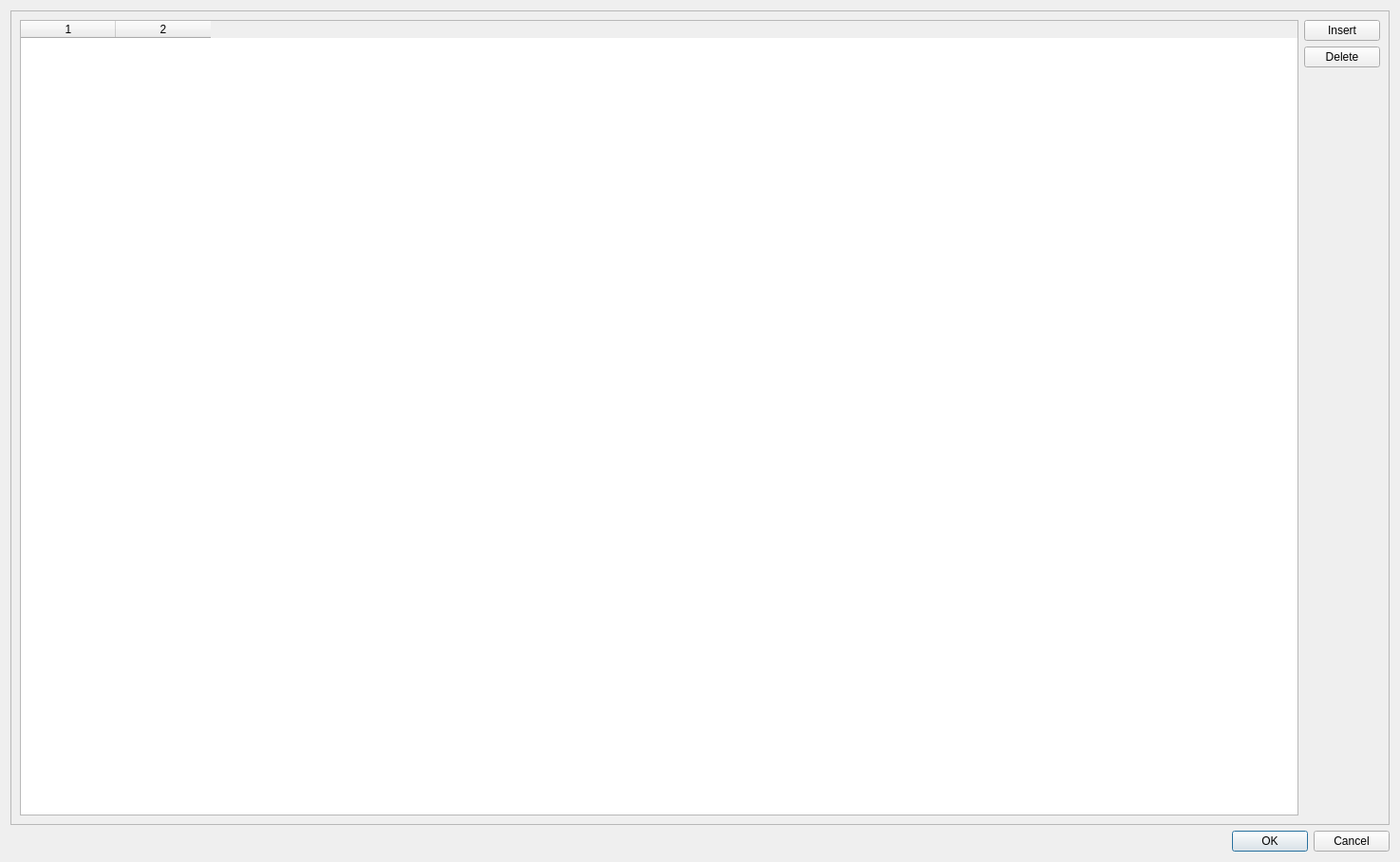
<?xml version="1.0" encoding="UTF-8"?>
<ui version="4.0">
 <class>PunchClockDialogBase</class>
 <widget class="QDialog" name="PunchClockDialogBase">
  <property name="geometry">
   <rect>
    <x>0</x>
    <y>0</y>
    <width>1475</width>
    <height>908</height>
   </rect>
  </property>
  <property name="windowTitle">
   <string>Dialog</string>
  </property>
  <layout class="QVBoxLayout" name="verticalLayout_2">
   <item>
    <widget class="QFrame" name="frame">
     <property name="frameShape">
      <enum>QFrame::StyledPanel</enum>
     </property>
     <property name="frameShadow">
      <enum>QFrame::Raised</enum>
     </property>
     <layout class="QHBoxLayout" name="horizontalLayout">
      <item>
       <widget class="QTableWidget" name="punchClockTable">
        <property name="columnCount">
         <number>2</number>
        </property>
        <column/>
        <column/>
       </widget>
      </item>
      <item>
       <layout class="QVBoxLayout" name="verticalLayout">
        <item>
         <widget class="QPushButton" name="insertButton">
          <property name="text">
           <string>Insert</string>
          </property>
         </widget>
        </item>
        <item>
         <widget class="QPushButton" name="deleteButton">
          <property name="text">
           <string>Delete</string>
          </property>
         </widget>
        </item>
        <item>
         <spacer name="verticalSpacer">
          <property name="orientation">
           <enum>Qt::Vertical</enum>
          </property>
          <property name="sizeHint" stdset="0">
           <size>
            <width>20</width>
            <height>40</height>
           </size>
          </property>
         </spacer>
        </item>
       </layout>
      </item>
     </layout>
    </widget>
   </item>
   <item>
    <widget class="QDialogButtonBox" name="buttonBox">
     <property name="orientation">
      <enum>Qt::Horizontal</enum>
     </property>
     <property name="standardButtons">
      <set>QDialogButtonBox::Cancel|QDialogButtonBox::Ok</set>
     </property>
    </widget>
   </item>
  </layout>
  <zorder>frame</zorder>
  <zorder>buttonBox</zorder>
 </widget>
 <resources/>
 <connections>
  <connection>
   <sender>buttonBox</sender>
   <signal>accepted()</signal>
   <receiver>PunchClockDialogBase</receiver>
   <slot>accept()</slot>
   <hints>
    <hint type="sourcelabel">
     <x>248</x>
     <y>254</y>
    </hint>
    <hint type="destinationlabel">
     <x>157</x>
     <y>274</y>
    </hint>
   </hints>
  </connection>
  <connection>
   <sender>buttonBox</sender>
   <signal>rejected()</signal>
   <receiver>PunchClockDialogBase</receiver>
   <slot>reject()</slot>
   <hints>
    <hint type="sourcelabel">
     <x>316</x>
     <y>260</y>
    </hint>
    <hint type="destinationlabel">
     <x>286</x>
     <y>274</y>
    </hint>
   </hints>
  </connection>
 </connections>
</ui>
